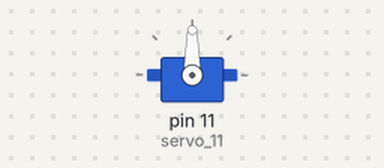
This sketch was run on a simulated Arduino Uno, built with avr-gcc and run on an emulated ATmega328P. On the bench: servo.

Above: at 0.1 s.
At 1.1 s:
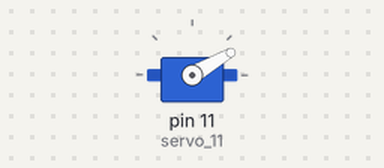
At 3.1 s:
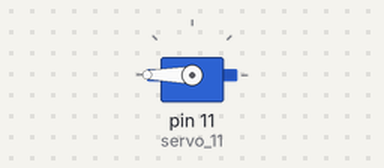
Timing chart, 0 to 4.6 s (numbered marks = the images above):
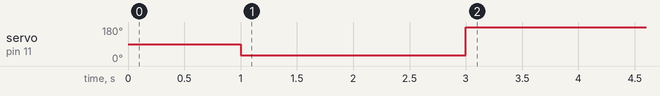

The sketch:

Servo_Motor.ino
```cpp
// C++ code
//
#include <Servo.h>

Servo servo_11;

void setup()
{
  servo_11.attach(11, 500, 2500);

  servo_11.write(90);
  delay(1000); // Wait for 1000 millisecond(s)
  servo_11.write(30);
  delay(2000); // Wait for 2000 millisecond(s)
  servo_11.write(180);
  delay(1000); // Wait for 1000 millisecond(s)
}

void loop()
{
  delay(10); // Delay a little bit to improve simulation performance
}
```
